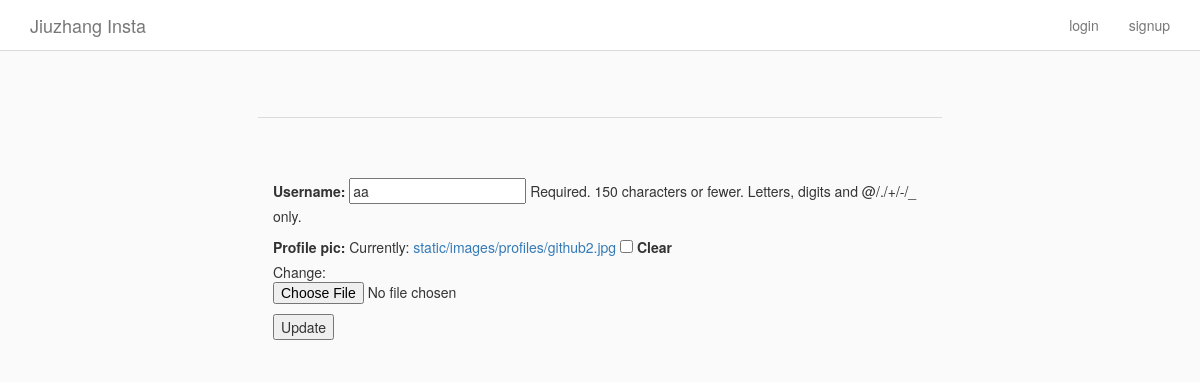
The app's page /edit_profile/2/, older data.
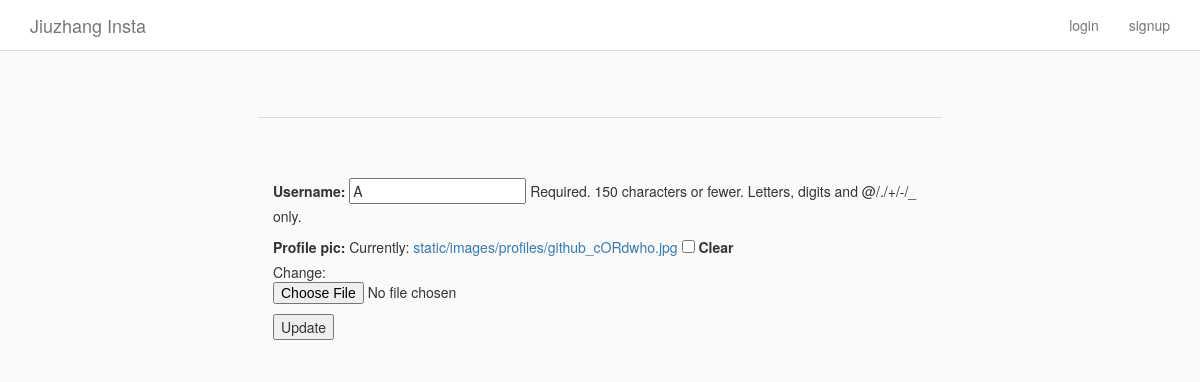
The same page, newer data.
### Insta/models.py (models this page shows, shortened)
class InstaUser(AbstractUser):
    profile_pic = ProcessedImageField(
        upload_to = 'static/images/profiles',
        format = 'JPEG',
        blank = True,
        null = True,
    )

### Insta/views.py (the view)
# urls.py: path('edit_profile/<int:pk>/', EditProfile.as_view(), name = 'edit_profile'),
class EditProfile(UpdateView):
    model = InstaUser
    template_name = "edit_profile.html"
    fields = ('username', 'profile_pic',)

### templates/edit_profile.html (shortened to what this page needs)
{% extends 'base.html' %}
{% block content %}
<div class="row profile-settings">
  <div class="col-xs-12">
    <div class="profile-pic-name">
    </div>
    <form action="" method="post" enctype="multipart/form-data">
        {{ form.as_p }}
        <input type="submit" value="Update" />
    </form>
  </div>
</div>
{% endblock content %}

Row changes from the older to the newer data that the page shows:
changed InstaUser: username "aa" → "A"
Text that changed along with them:
text no longer shown: "Username: Required. 150 characters or fewer. Letters, digits and @/./+/-/_ only. Profile pic: Currently: static/images/profiles/github2.jpg Clear Change:"
text now shown: "Username: Required. 150 characters or fewer. Letters, digits and @/./+/-/_ only. Profile pic: Currently: static/images/profiles/github_cORdwho.jpg Clear Change:"
